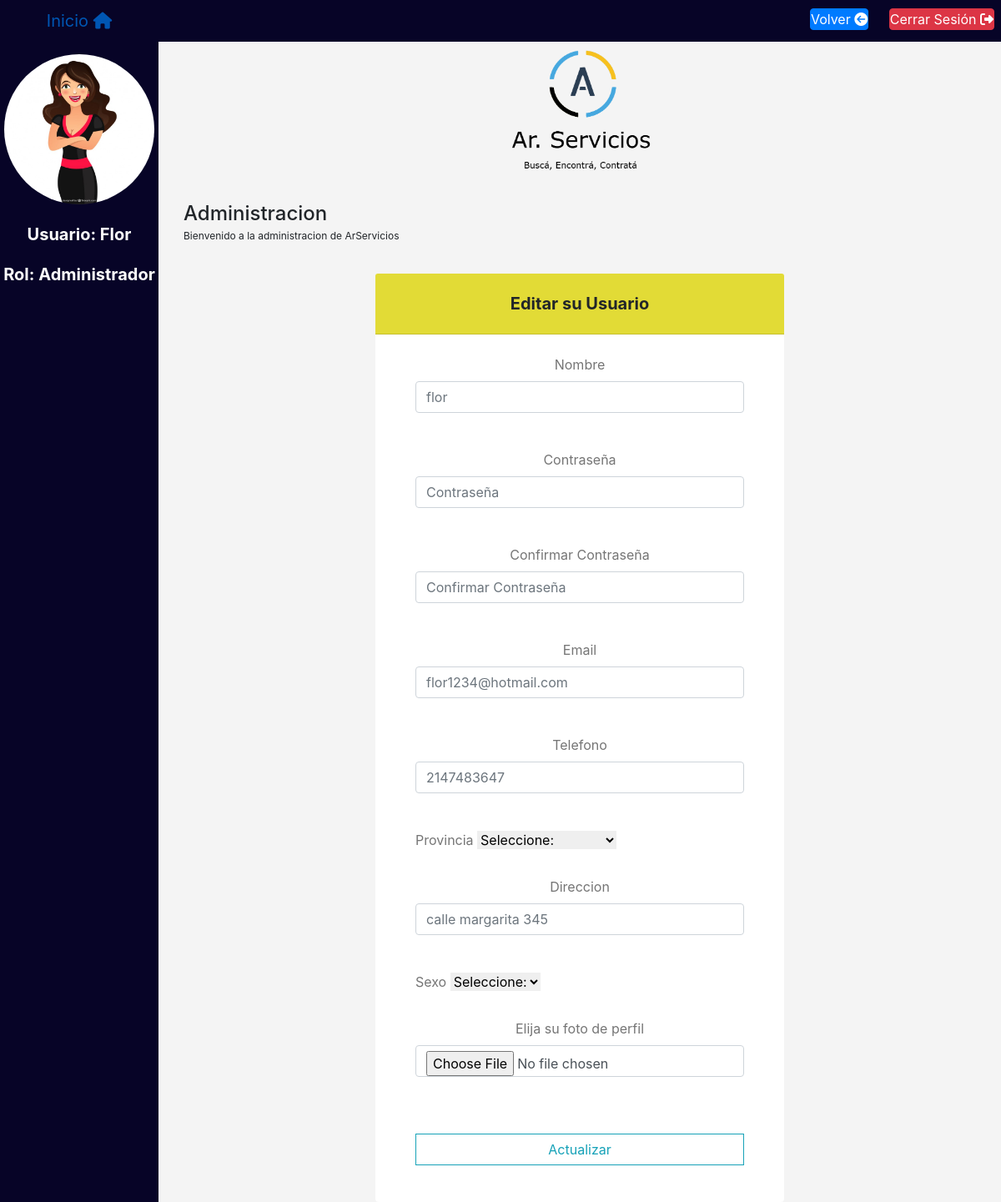
Page /index/editaruserpropio.php?editar=4 (signed in) on the committed database.
### tables this page shows
CREATE TABLE `usuario` (
  `id_usuario` int(11) NOT NULL,
  `nombre` varchar(150) DEFAULT NULL,
  `contrasena` varchar(80) DEFAULT NULL,
  `email` varchar(90) DEFAULT NULL,
  `telefono` int(25) DEFAULT NULL,
  `id_provincia` int(11) DEFAULT NULL,
  `direccion` varchar(150) DEFAULT NULL,
  `id_sexo` int(11) DEFAULT NULL,
  `id_rol` int(11) DEFAULT NULL,
  `imagen` varchar(50) NOT NULL,
  `fecha` int(10) UNSIGNED NOT NULL,
  `intentos` int(10) NOT NULL,
  `fechahora` varchar(50) NOT NULL
);

### conexion/database.php (called while the page is built, shortened)
<?php
class database {
    public $db;
    protected $prep;
    public function __construct( $dbhost, $dbuser, $dbpass, $dbname ) {
        $this->db = new mysqli( $dbhost, $dbuser, $dbpass, $dbname );
        $this->db->set_charset( 'utf8' );
    }
    public function preparar ($consulta){
        $this->consulta = $consulta;
        $this->prep = $this->db->prepare( $this->consulta);
        if( !$this->prep){
            trigger_error("Error al preparar la consulta", E_USER_ERROR);
        }else{
            return true;
        }
    }
    public function ejecutar(){
        $this->prep->execute();
    }
}

### index/editaruserpropio.php (the view, shortened to what this page needs)
<?php
          include '../conexion/database.php';
    $db = new database( DB_HOST, DB_USER, DB_PASS, DB_NAME );
    $sId = $_SESSION['idUsuario'];
    $db->preparar("SELECT id_usuario, nombre, imagen FROM usuario WHERE id_usuario = ? ");
    $db->prep()->bind_param( 'i', $sId);
    $db->ejecutar();
    $db->prep()->bind_result( $uid, $uNombre, $uImagen);
    $db->resultado();
    $db->liberar();
?>
<!DOCTYPE html>
<html lang="en">
<head>
    <link rel="stylesheet" href="../css/bootstrap.min.css">
    <link rel="stylesheet" href="../css/loginestilos.css">
    <link rel="stylesheet" href="../conexion/estiloerror.css">
    <link rel="stylesheet" href="../css/indexloginphp.css">
</head>
<body>
   <a class=" logo" href="index.php">
        <span>Inicio</span> <i class="fas fa-home"></i>
        </a>
   <nav class="" style="background-color: rgb(7, 4, 39);  height:50px;">
   <div >
        <div class="card-body px-lg-5 pt-0" style="text-align: right;">
        <a class="btn btn-primary" href="../index/login.php" style="margin-top:10px; padding:0;margin-right:20px; ">Volver <i class="fas fa-arrow-circle-left"></i></a>
 <a class="btn btn-danger" href="logout.php" style="margin-top:10px; padding:0;margin-right:-40px;">Cerrar Sesión <i class="fas fa-sign-out-alt"></i> </a>
      </div>
       <div class="card-body px-lg-5 pt-0" style="text-align: left;">
      </div>
    </div>
   </nav>
   <div class="izq">
          <img class=" img-responsive rounded-circle" src='<?php echo "$uImagen"; ?>' alt="" style="display:block;
            margin:auto; width:180px; margin-top:15px;">
        <br>
       <center >
        <div class="" style="padding: 0;border: 0;">
          <h5 class="">
            <strong>Usuario: <?php echo ucwords($uNombre); ?></strong>
            <br><br>
            <strong>Rol: <?php echo ucwords($_SESSION['rol']); ?> </strong>
          </h5>
        <br>
        </div>
       </center>
   </div>
    <div class="der">
        <img src="../imagenes/logoAr.png" alt="Logo de ArServicios" style="display:block;
        margin:auto; width:180px; margin-top:-55px">
        <div class="cabecera-pagina">
            <h1 class="titulo-pagina">
                Administracion
                <small>Bienvenido a la administracion de ArServicios</small>
            </h1>
        </div>
        <div class="container-fluid">
           <?php if(isset($_GET['editar']) ) : ?>
           <center>
    <div class="card col-md-6 col-center" style="padding: 0;border: 0;">
      <h5 class="card-header info-color white-text text-center py-4" style="background-color: #e2db36;">
        <strong>Editar su Usuario</strong>
      </h5>
      <div class="card-body px-lg-5 pt-0">
           <div class="">
               <div class="col-centrar">
               <?php
                   $eID = $_GET['editar'];
                    $db->preparar("SELECT nombre,email,telefono,direccion FROM usuario WHERE id_usuario = ? ");
                    $db->prep()->bind_param( 'i', $eID);
                    $db->ejecutar();
                    $db->prep()->bind_result($enombre, $eemail, $etelefono,  $edireccion);
                   ?>
        <form class="text-center" enctype="multipart/form-data" method="post" style="color: #757575;" action="actualizar.php">
            <br>
           <div class="md-form">
           <label for="">Nombre</label>
            <input name="nombre" type="text" id="" class="form-control" placeholder="<?php echo "$enombre"; ?>">
          </div>
            <br>
          <div class="md-form">
           <label for="">Contraseña</label>
            <input name="contrasena" type="password" id="" class="form-control" placeholder="Contraseña">
          </div>
           <br>
           <div class="md-form">
           <label for="">Confirmar Contraseña</label>
            <input name="confircontrasena" type="password" id="" class="form-control" placeholder="Confirmar Contraseña">
          </div>
            <br>
          <div class="md-form">
           <label for="">Email</label>
            <input name="email" type="text" id="" class="form-control" placeholder="<?php echo "$eemail"; ?>">
          </div>
            <br>
          <div class="md-form">
           <label for="">Telefono</label>
            <input name="telefono" type="number" id="" class="form-control" placeholder="<?php echo "$etelefono"; ?>">
          </div>
            <br>
          <div class="md-form" style="text-align: left;">
          <label for="">Provincia</label>
             <select name="id_provincia" id="">
               <option value="0"> Seleccione:</option>
             </select>
          </div>
            <br>
          <div class="md-form">
           <label for="">Direccion</label>
            <input name="direccion" type="text" id="" class="form-control" placeholder="<?php echo "$edireccion"; ?>">
          </div>
            <br>
          <div class="md-form" style="text-align: left;">
          <label for="">Sexo</label>
             <select name="id_sexo" id="">
               <option value="0"> Seleccione:</option>
             </select>
          </div>
            <br>
             <div class="md-form">
             <label for="">Elija su foto de perfil</label>
            <input name="foto" type="file" id="" class="form-control">
          </div>
            <br>
          <button class="btn btn-outline-info btn-rounded btn-block my-4 waves-effect z-depth-0" type="submit">Actualizar</button>
        </form>
        </div>
    </div>
        </div>
    </div>
   </center>
             <?php endif; ?>
        </div>
       </div>
</body>
</html>

### css/loginestilos.css (style rules this page uses)
* { margin: 0; padding: 0; border: 0; }
body { background: linear-gradient(to right, #00ccff -17%, #000066 127%); }

### css/indexloginphp.css (style rules this page uses)
html, body { height: 100%; }
body { background: rgba(123,123,123,0.08); }
.col-centrar { float: none!important; margin: 0 auto; }
from input, button { border-radius: 0!important; }
.izq { height: 100%; width: 190px; background-color: rgb(7, 4, 39); position: fixed; color: #fcfcfc; }
.der { margin-left: 190px; padding-top: 60px; }
.cabecera-pagina { padding: 30px; }
.titulo-pagina { font-size: 24px; display: inline-block; margin-top: 0 !important; }
.titulo-pagina > small { font-size: 12px; display: block; margin-top: 5px; }
.logo { position: fixed; background-color: rgb(7, 4, 39); }
.logo { color: white; width: 190px; font-size: 20px; float: left; display: block; text-align: center; line-height: 50px; z-index: 1; }
input { margin-bottom: 20px !important; }

### rows in the picture
usuario: imagen (placeholder picture), nombre "Flor", nombre "flor", email "flor1234@hotmail.com", telefono "2147483647", direccion "calle margarita 345"

### other values in the picture
$_SESSION['rol'] "Administrador"
